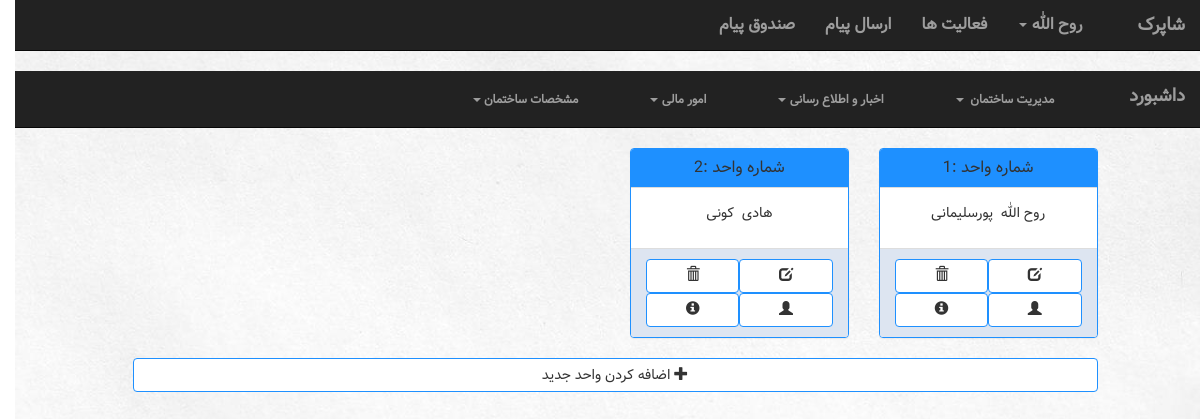
Before: /building/1/unit/ (signed in) with the older database file.
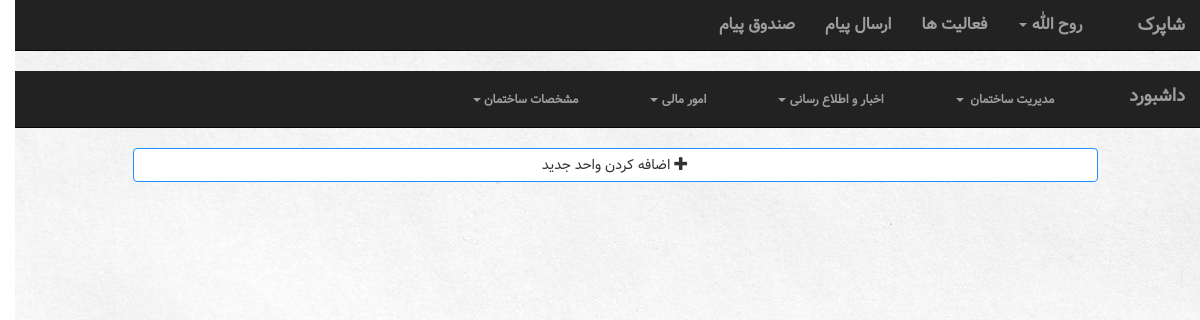
After: the same page with the newer database file.
### building/models.py (models this page shows, shortened)
class Unit(models.Model):
    size = models.IntegerField()
    info = models.TextField()
    number = models.IntegerField()
    account = models.ForeignKey(Account, on_delete=models.CASCADE, null=True, blank=True)
    building = models.ForeignKey(Building, on_delete=models.CASCADE)

### manageUser/models.py (models this page shows)
class Account(models.Model):
    user = models.OneToOneField(User, on_delete=models.CASCADE)
    type = models.IntegerField(default=UserType.MANAGER)
    def __str__(self):
        return self.user.first_name

### building/views.py (the view)
# urls.py: url(r'^(?P<building_id>[0-9]+)/unit/$', views.unit, name="unit"),
def unit(request, building_id):
    getbuilding = Building.objects.get(pk=building_id)
    context = {'building': getbuilding,
               'accountType':  Account.objects.get(user=request.user).type,
               'all_units': Unit.objects.filter(building=getbuilding),
               'createUnitForm': myForm.CreateUnitForm,
                    }
    return render(request, 'building/unit.html', context)

### building/templates/building/unit.html (shortened to what this page needs)
{% extends 'building/UserNavBar.html' %}
{% block navbar %}{% if accountType == 1 %} {% include 'building/managerNavBar.html' %} {% else %} {% include 'building/neighborNavBar.html' %}  {% endif %}{% endblock %}
{% block body %}
 <div class='row'>
    <div class="col-sm-10 col-lg-offset-1">
        {% for unit in all_units %}
            <div class='col-sm-3'>
                <div class="panel panel-default">
                    <div class="panel-heading">
                        <h4 class='panel-title'>شماره واحد :{{ unit.number }}</h4>
                    </div>
                    <div class="panel-body">
                        <p>
                            {{ unit.account.user.first_name }}  &nbsp;{{ unit.account.user.last_name }}
                        </p>
                    </div>
                    <div class='panel-footer container-fluid'>
                        <a class='col-md-6 btn btn-default' href='#' data-toggle="tooltip" title="حذف واحد"><span class="glyphicon glyphicon-trash" aria-hidden="true"></span></a>
                        <a class='col-md-6 btn btn-default' href='#' data-toggle="tooltip" title="تغییر مشخصات واحد"><span class="glyphicon glyphicon-edit" aria-hidden="true"></span></a>
                        <a class='col-md-6 btn btn-default' href='#' data-toggle="tooltip" title="مشخصات واحد"><span class="glyphicon glyphicon-info-sign" aria-hidden="true"></span></a>
                        <a class='col-md-6 btn btn-default' href='#' data-toggle="tooltip" title="تغییر ساکن"><span class="glyphicon glyphicon-user" aria-hidden="true"></span></a>
                    </div>
                </div>
            </div>
        {% endfor %}
        <div class="col-md-12">
                <button class="col-md-12 btn btn-default" data-toggle="modal" data-target="#myModal">  <span class="glyphicon glyphicon-plus" aria-hidden="true"></span> اضافه کردن واحد جدید </button>
        </div>
    </div>
 </div>
{% endblock %}

Changed rows visible on the page:
removed Unit: account.user.first_name "روح الله", account.user.last_name "پورسلیمانی"
removed Unit: account.user.first_name "هادی", account.user.last_name "کونی"
